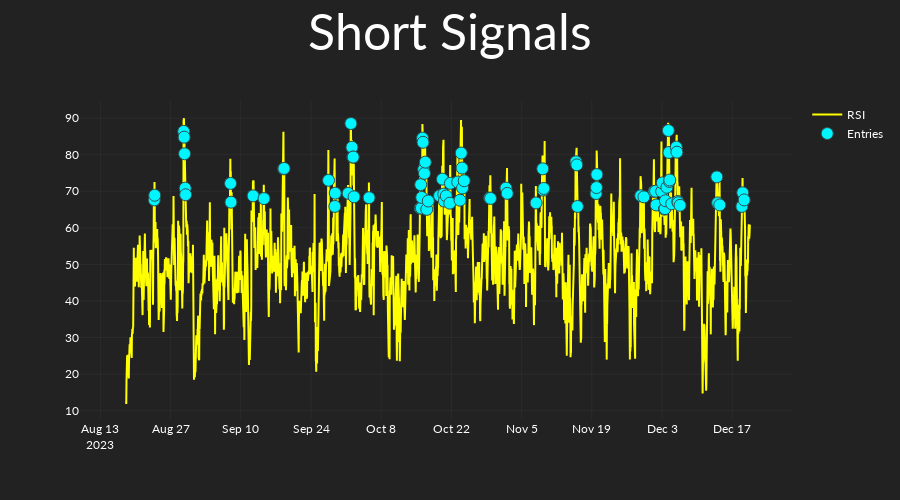

Notebook source saved alongside this figure:
### Code cell
short_strat = RSIRisingFalling(
    long_short="short",
    rsi_length=np.array([14]),
    rsi_is_above=np.array([65]),
)
short_strat.set_entries_exits_array(
    candles=candles,
    ind_set_index=0,
)
short_strat.plot_signals(candles=candles)

### Figure 1 — Plotly figure (JSON) as saved in the notebook; plotly's stock layout.template omitted (floating-point values rounded to 4 significant figures; data arrays with more than 128 entries replaced by an {"elided": "..."} marker saying what was removed)
{"data": [{"line": {"color": "yellow"}, "name": "RSI", "type": "scatter", "x": {"elided": "3000 str values"}, "y": {"elided": "3000 float values"}}, {"marker": {"color": "#00F6FF", "line": {"color": "DarkSlateGrey", "width": 1}, "size": 12, "symbol": "circle"}, "mode": "markers", "name": "Entries", "type": "scatter", "x": {"elided": "3000 str values"}, "y": {"elided": "3000 float values"}}], "layout": {"height": 500, "title": {"font": {"size": 50}, "text": "Short Signals", "x": 0.5, "xanchor": "center"}, "xaxis": {"rangeslider": {"visible": false}}}}
